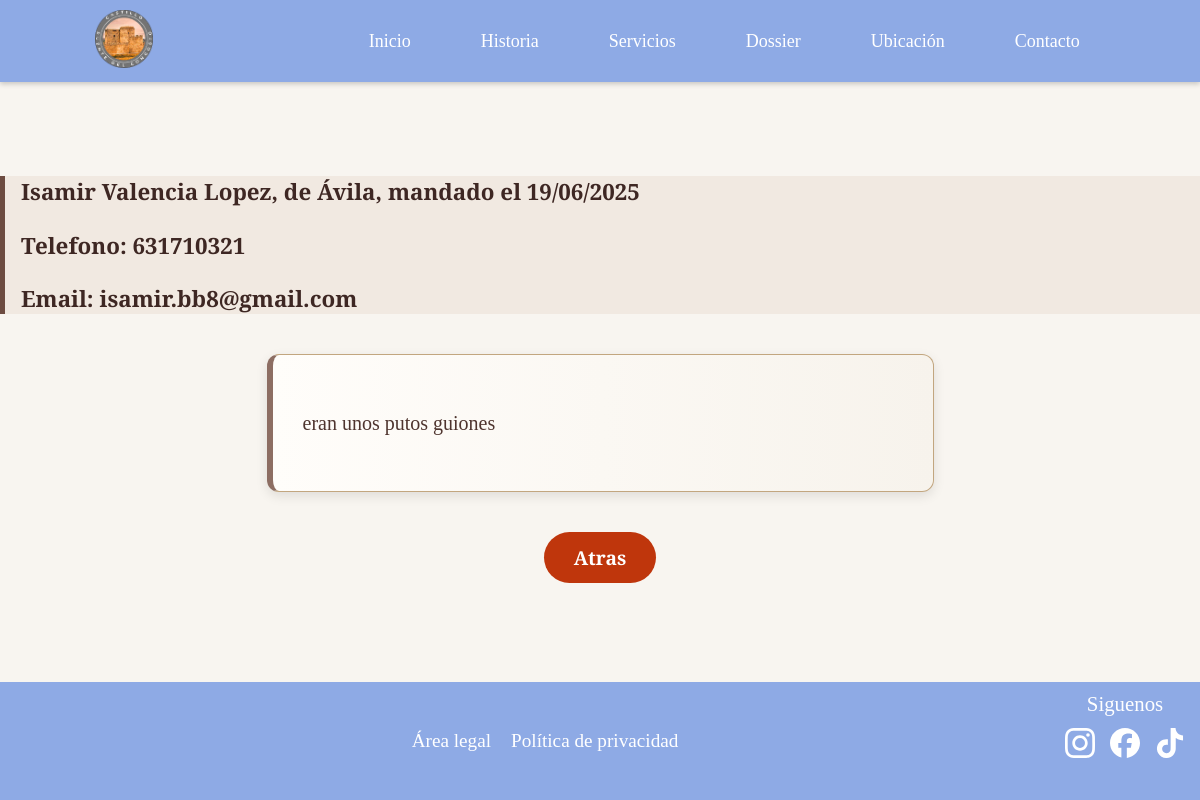
The page /22/ver_mensaje on the database its author committed.
### appcastillocongosto/models.py (models this page shows, shortened)
class Contacto(models.Model):
    id = models.AutoField(primary_key=True)
    nombre = models.CharField("Nombre", max_length=25, null=True)
    apellidos = models.CharField("Apellidos", max_length=100, null=True, blank=True)
    email = models.CharField("Email", max_length=100, null=True, blank=True)
    telefono = models.CharField("Telefono", max_length=15, null=True, blank=True)
    lugar = models.CharField("Lugar", max_length=100, null=True, blank=True)
    fecha = models.DateTimeField("Fecha y Hora", default=timezone.now)
    mensaje = models.TextField("Mensaje")
    leido = models.BooleanField("Leido", default=False)
    contestado = models.BooleanField("Contestado", default=False)
    class Meta:
        verbose_name = "Contacto"
        verbose_name_plural = "Contactos"
        ordering = ['nombre']

### appcastillocongosto/views.py (the view)
# urls.py: re_path(r'^(?P<id>\d+)/ver_mensaje$', views.ver_mensaje, name='ver_mensaje'),
def ver_mensaje(request, id):
    contacto = Contacto.objects.get(id=id)
    if request.method == 'POST':
        contacto.leido = True
        contacto.save()
        return redirect('chat')
    context = {'contacto': contacto}
    return render (request, 'ver_mensaje.html', context=context)

### templates/ver_mensaje.html (shortened to what this page needs)
{% extends "base2.html" %}
{% load static %}
{% block head %}
<link rel="stylesheet" href="{% static 'css/mensaje.css' %}">
{% endblock %}
{% block content %}
<br><br><br><br>
<div class="contenido">
    <div class="datos-personales">
        <p>{{ contacto.nombre }} {{ contacto.apellidos }}, de {{ contacto.lugar }}, mandado el {{ contacto.fecha|date:"d/m/Y" }}</p>
        <p>Telefono: {{ contacto.telefono }}</p>
        <p>Email: {{ contacto.email }}</p>
    </div>
    <div class="mensaje">
        <p>{{ contacto.mensaje }}</p>
    </div>
    <div>
        <form method="post">
                <input type="submit" value="Atras" class="boton-atras">
        </form>
    </div>
</div>
{% endblock content %}

### static/css/mensaje.css (style rules this page uses)
body { background: #f8f5f0; margin: 0; display: flex; flex-direction: column; align-items: center; min-height: 100vh; overflow-x: hidden; }
.contenido { width: 100%; flex-grow: 1; overflow-y: auto; }
.datos-personales { border: none; border-left: 5px solid #6d4c41; padding-left: 16px; font-family: 'Merriweather', serif; font-size: 1.4rem; font-weight: 600; color: #3e2723; background-color: #f1e9e1; }
.mensaje { background: #fffdfa; border: 1px solid #c2a67f; border-left: 6px solid #8d6e63; border-radius: 12px; box-shadow: 0 4px 12px rgba(0, 0, 0, 0.1); padding: 30px; margin: 40px auto; width: 100%; max-width: 50%; font-family: 'Merriweather', serif; font-size: 1.25rem; line-height: 1.8; color: #4e342e; background-image: linear-gradient(to right, #fffdfa, #f7f3ec); text-align: left; }
.boton-atras { display: flex; justify-self: center; background-color: #bf360c; border: none; padding: 12px 30px; border-radius: 50px; color: white; font-size: 1.2rem; font-weight: 600; font-family: 'Merriweather', serif; text-decoration: none; transition: background-color 0.3s ease, transform 0.3s ease; margin-top: 30px; cursor: pointer; }

### templates/base2.html (style rules this page uses)
html { overflow-y: scroll; }
body { margin: 0; }

### rows shown on the page
Contacto: nombre "Isamir", apellidos "Valencia Lopez", lugar "Ávila", fecha "19/06/2025", telefono "631710321", email "isamir.bb8@gmail.com", mensaje "eran unos putos guiones"
